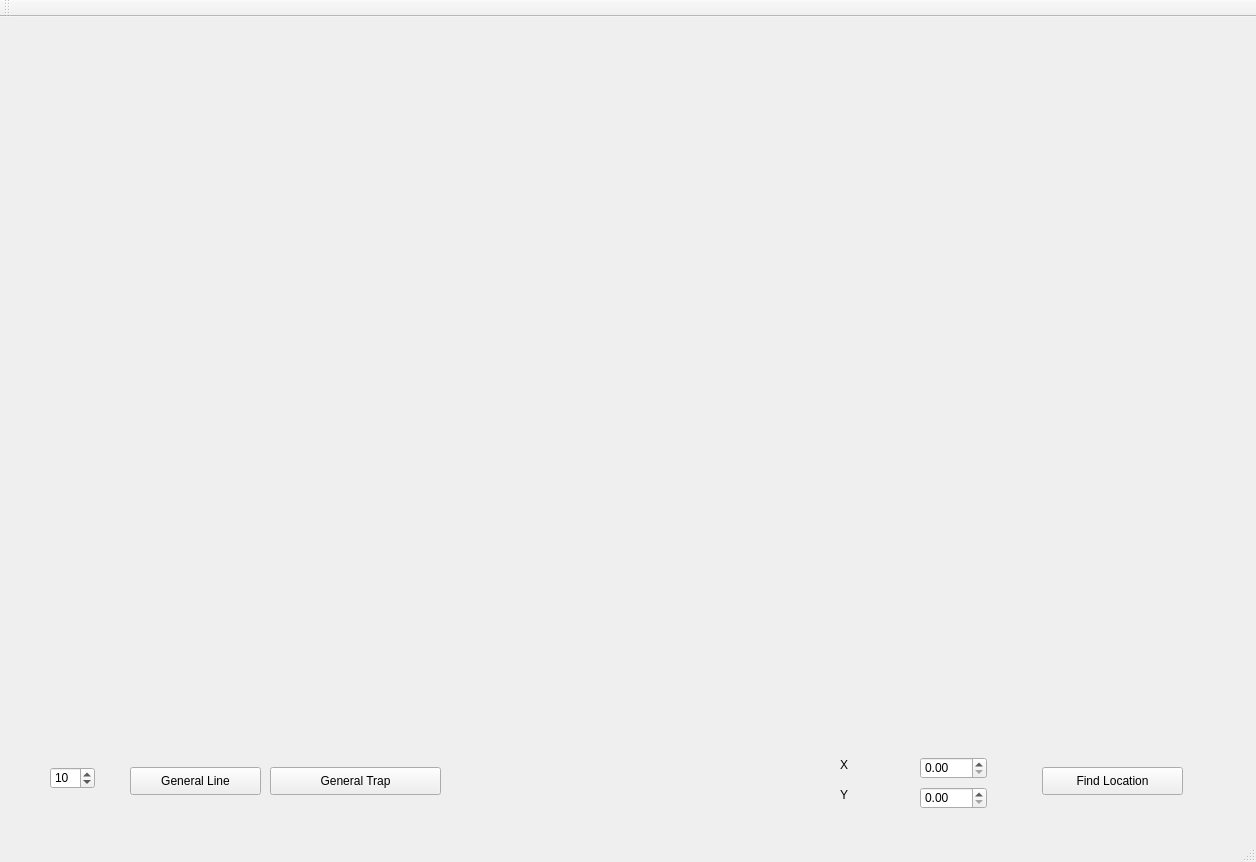
<?xml version="1.0" encoding="UTF-8"?>
<ui version="4.0">
 <class>TrapezoidalmapClass</class>
 <widget class="QMainWindow" name="TrapezoidalmapClass">
  <property name="geometry">
   <rect>
    <x>0</x>
    <y>0</y>
    <width>1256</width>
    <height>862</height>
   </rect>
  </property>
  <property name="windowTitle">
   <string>Trapezoidalmap</string>
  </property>
  <widget class="QWidget" name="centralWidget">
   <widget class="Display" name="widget" native="true">
    <property name="geometry">
     <rect>
      <x>30</x>
      <y>20</y>
      <width>1201</width>
      <height>711</height>
     </rect>
    </property>
   </widget>
   <widget class="QPushButton" name="General_line">
    <property name="geometry">
     <rect>
      <x>130</x>
      <y>750</y>
      <width>131</width>
      <height>28</height>
     </rect>
    </property>
    <property name="text">
     <string>General Line</string>
    </property>
   </widget>
   <widget class="QPushButton" name="General_trap">
    <property name="geometry">
     <rect>
      <x>270</x>
      <y>750</y>
      <width>171</width>
      <height>28</height>
     </rect>
    </property>
    <property name="text">
     <string>General Trap</string>
    </property>
   </widget>
   <widget class="QPushButton" name="Fine_loc">
    <property name="geometry">
     <rect>
      <x>1042</x>
      <y>750</y>
      <width>141</width>
      <height>28</height>
     </rect>
    </property>
    <property name="text">
     <string>Find Location</string>
    </property>
   </widget>
   <widget class="QDoubleSpinBox" name="x_value">
    <property name="geometry">
     <rect>
      <x>920</x>
      <y>740</y>
      <width>67</width>
      <height>22</height>
     </rect>
    </property>
    <property name="maximum">
     <double>1.000000000000000</double>
    </property>
    <property name="singleStep">
     <double>0.010000000000000</double>
    </property>
   </widget>
   <widget class="QDoubleSpinBox" name="y_value">
    <property name="geometry">
     <rect>
      <x>920</x>
      <y>770</y>
      <width>67</width>
      <height>22</height>
     </rect>
    </property>
    <property name="maximum">
     <double>1.000000000000000</double>
    </property>
    <property name="singleStep">
     <double>0.010000000000000</double>
    </property>
   </widget>
   <widget class="QLabel" name="label">
    <property name="geometry">
     <rect>
      <x>840</x>
      <y>740</y>
      <width>68</width>
      <height>15</height>
     </rect>
    </property>
    <property name="text">
     <string>X</string>
    </property>
   </widget>
   <widget class="QLabel" name="label_2">
    <property name="geometry">
     <rect>
      <x>840</x>
      <y>770</y>
      <width>68</width>
      <height>15</height>
     </rect>
    </property>
    <property name="text">
     <string>Y</string>
    </property>
   </widget>
   <widget class="QSpinBox" name="Line_num">
    <property name="geometry">
     <rect>
      <x>50</x>
      <y>750</y>
      <width>45</width>
      <height>22</height>
     </rect>
    </property>
    <property name="value">
     <number>10</number>
    </property>
   </widget>
  </widget>
  <widget class="QMenuBar" name="menuBar">
   <property name="geometry">
    <rect>
     <x>0</x>
     <y>0</y>
     <width>1256</width>
     <height>26</height>
    </rect>
   </property>
  </widget>
  <widget class="QToolBar" name="mainToolBar">
   <attribute name="toolBarArea">
    <enum>TopToolBarArea</enum>
   </attribute>
   <attribute name="toolBarBreak">
    <bool>false</bool>
   </attribute>
  </widget>
  <widget class="QStatusBar" name="statusBar"/>
 </widget>
 <layoutdefault spacing="6" margin="11"/>
 <customwidgets>
  <customwidget>
   <class>Display</class>
   <extends>QWidget</extends>
   <header>Display.h</header>
   <container>1</container>
  </customwidget>
 </customwidgets>
 <resources>
  <include location="Trapezoidalmap.qrc"/>
 </resources>
 <connections/>
</ui>
